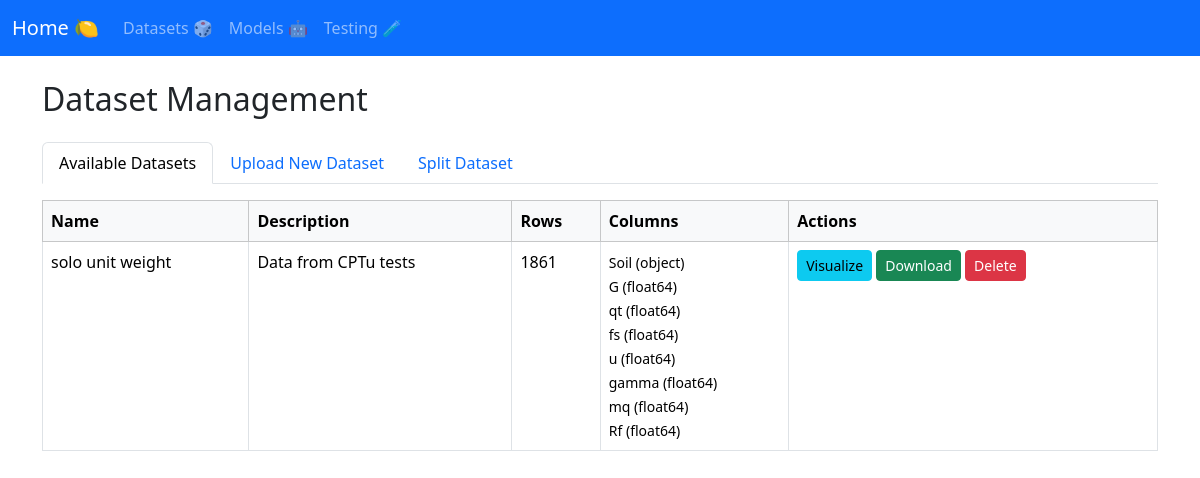
/manage_datasets/, run on an earlier commit of the app's database.
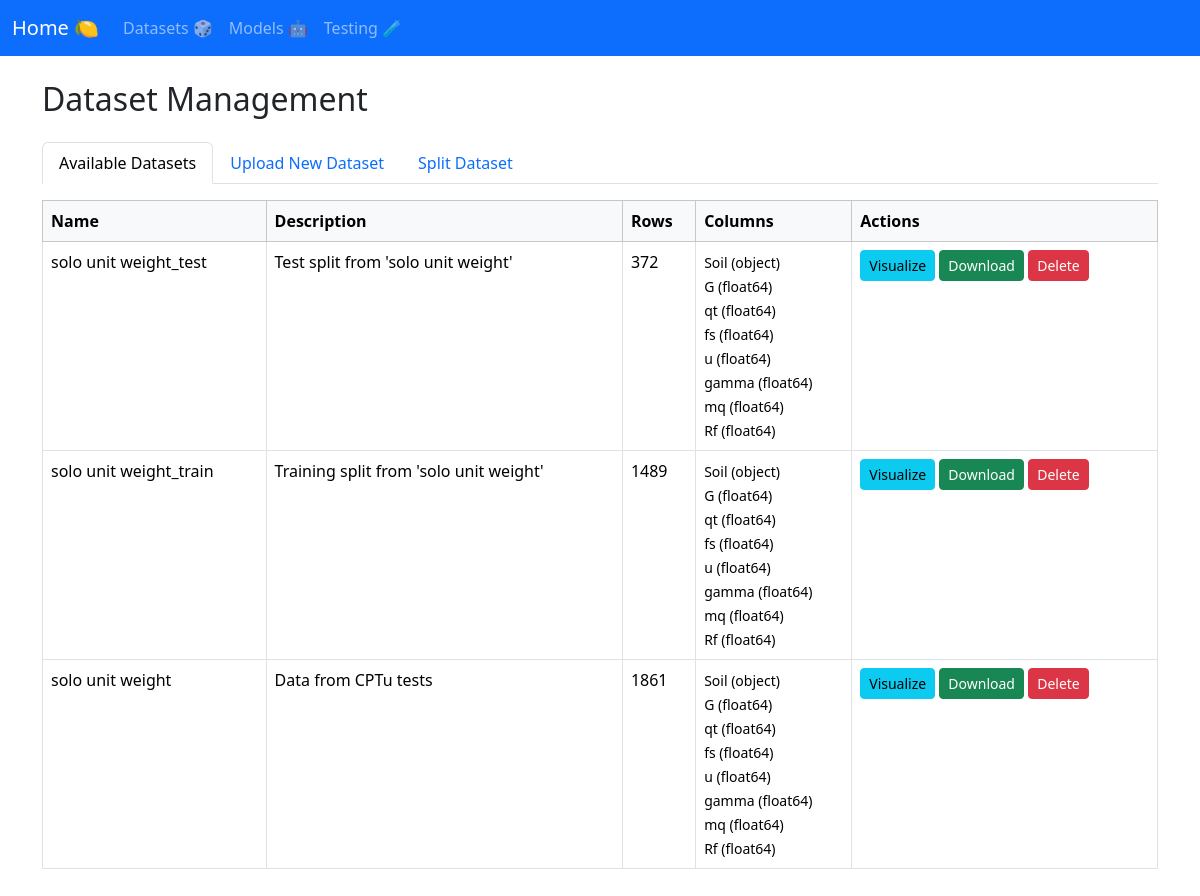
And on a later commit of the database.
### manage_datasets/models.py (models this page shows)
class Dataset(models.Model):
    file = models.FileField(
        upload_to="datasets/", help_text="The CSV file containing the dataset"
    )
    name = models.CharField(max_length=100, help_text="Name of the dataset")
    separator = models.CharField(
        max_length=10,
        default=",",
        help_text="Separator used in the CSV file (e.g., ',', ';', '\t')",
    )
    encoding = models.CharField(
        max_length=20,
        default="utf-8",
        help_text="Encoding of the CSV file (e.g., 'utf-8', 'latin-1')",
    )
    description = models.TextField(
        blank=True, null=True, help_text="A brief description of the dataset's contents"
    )
    date = models.DateTimeField(
        auto_now_add=True, help_text="Date and time when the dataset was uploaded"
    )
    n_rows = models.IntegerField(default=0, help_text="Number of rows in the dataset")
    columns = models.JSONField(
        help_text="JSON representation of the column names and their data types"
    )
    n_columns = models.IntegerField(
        default=0, help_text="Number of columns in the dataset"
    )
    uploaded_by = models.ForeignKey(
        User,
        on_delete=models.SET_NULL,
        blank=True,
        null=True,
        help_text="User who uploaded the dataset",
    )
    plots_context = models.JSONField(
        blank=True, null=True, help_text="Cached plots for visualization"
    )
    stats_context = models.JSONField(
        blank=True, null=True, help_text="Cached stats for visualization"
    )
    head_context = models.TextField(
        blank=True,
        null=True,
        help_text="Cached HTML for the head of the dataset for visualization",
    )
    def __str__(self):
        return str(self.name)

### manage_datasets/views.py (the view, shortened to what this page needs)
# urls.py: path("", include("manage_datasets.urls")),
def manage_datasets(request):
    if not os.path.exists(settings.DATASETS_DIR):
        os.makedirs(settings.DATASETS_DIR)
    datasets = Dataset.objects.all().order_by("-date")
    upload_form = UploadCSVForm()
    split_form = SplitDatasetForm()
    return render(
        request,
        "manage_datasets.html",
        {"upload_form": upload_form, "split_form": split_form, "datasets": datasets},
    )

### templates/manage_datasets.html (shortened to what this page needs)
{% extends 'base.html' %}
{% block content %}
<h2 class="mb-4">Dataset Management</h2>
<ul class="nav nav-tabs" id="datasetTabs" role="tablist">
    <li class="nav-item" role="presentation">
        <button class="nav-link active" id="list-tab" data-bs-toggle="tab" data-bs-target="#list-panel" type="button" role="tab" aria-controls="list-panel" aria-selected="true">Available Datasets</button>
    </li>
    <li class="nav-item" role="presentation">
        <button class="nav-link" id="upload-tab" data-bs-toggle="tab" data-bs-target="#upload-panel" type="button" role="tab" aria-controls="upload-panel" aria-selected="false">Upload New Dataset</button>
    </li>
    <li class="nav-item" role="presentation">
        <button class="nav-link" id="split-tab" data-bs-toggle="tab" data-bs-target="#split-panel" type="button" role="tab" aria-controls="split-panel" aria-selected="false">Split Dataset</button>
    </li>
</ul>
<div class="tab-content" id="datasetTabsContent">
    <div class="tab-pane fade show active" id="list-panel" role="tabpanel" aria-labelledby="list-tab">
        <div class="table-responsive mt-3">
            <table class="table table-bordered table-hover">
                <thead class="table-light">
                    <tr>
                        <th>Name</th>
                        <th>Description</th>
                        <th>Rows</th>
                        <th>Columns</th>
                        <th>Actions</th>
                    </tr>
                </thead>
                <tbody>
                    {% for ds in datasets %}
                    <tr>
                        <td>{{ ds.name }}</td>
                        <td>{{ ds.description|default:"-" }}</td>
                        <td>{{ ds.n_rows }}</td>
                        <td>
                            <ul class="list-unstyled mb-0">
                                {% for col, type in ds.columns.items %}
                                    <li><small>{{ col }} ({{ type }})</small></li>
                                {% endfor %}
                            </ul>
                        </td>
                        <td>
                            <button type="button" class="btn btn-sm btn-info mb-1 visualize-btn" data-url="{% url 'visualize_dataset_view' ds.pk %}">Visualize</button>
                            <a href="{% url 'download_dataset_view' ds.pk %}" class="btn btn-sm btn-success mb-1">Download</a>
                            <a href="{% url 'delete_dataset_view' ds.pk %}" class="btn btn-sm btn-danger mb-1" onclick="return confirm('Are you sure you want to permanently delete this dataset?');">Delete</a>
                        </td>
                    </tr>
                    {% empty %}
                    <tr>
                        <td colspan="5" class="text-center">No datasets found.</td>
                    </tr>
                    {% endfor %}
                </tbody>
            </table>
        </div>
    </div>
</div>
{% endblock %}

What changed in the data, as far as the page shows it:
added Dataset: name "solo unit weight_test", description "Test split from 'solo unit weight'", n_rows "372", columns "Soil" "G" "qt" "fs" "u" "gamma" "mq" "Rf", columns "object" "float64" "float64" "float64" "float64" "float64" "float64" "float64"
added Dataset: name "solo unit weight_train", description "Training split from 'solo unit weight'", n_rows "1489", columns "Soil" "G" "qt" "fs" "u" "gamma" "mq" "Rf", columns "object" "float64" "float64" "float64" "float64" "float64" "float64" "float64"
